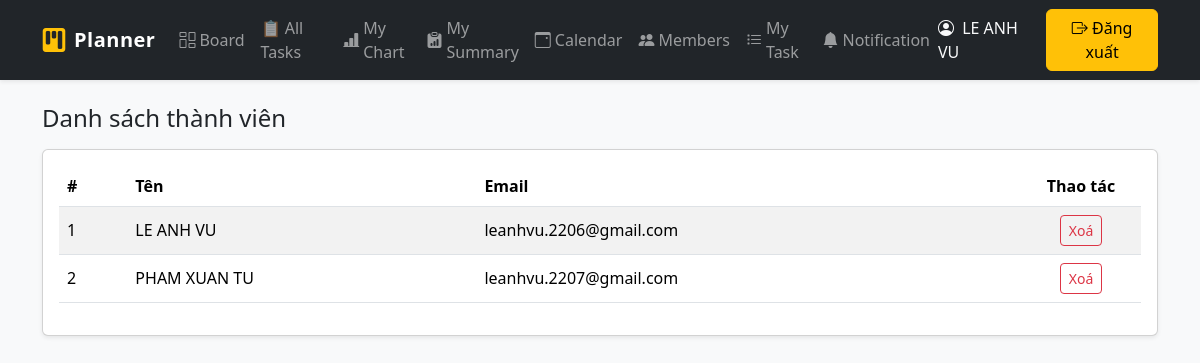
Screenshot of /members (signed in) with the database file from the repository.
### app.py (models this page shows, shortened)
class User(UserMixin, db.Model):
    id = db.Column(db.Integer, primary_key=True)
    email = db.Column(db.String(120), unique=True, nullable=False, index=True)
    password_hash = db.Column(db.String(256), nullable=False)
    name = db.Column(db.String(120), nullable=False)

### app.py (the view)
@app.route("/members")
@login_required
def members():
    users = User.query.order_by(User.name.asc()).all()
    return render_template("members.html", users=users)

### app.py (called while the page is built)
@app.context_processor
def inject_unread():
    if current_user.is_authenticated:
        cnt = Notification.query.filter_by(user_id=current_user.id, is_read=False).count()
    else:
        cnt = 0
    return dict(unread_notif_count=cnt)

@login_manager.user_loader
def load_user(user_id):
    return User.query.get(int(user_id))

### templates/members.html
{% extends "base.html" %}
{% block content %}
  <h1 class="h4 mb-3">Danh sách thành viên</h1>
  <div class="card shadow-sm">
    <div class="card-body">
      <table class="table table-striped align-middle">
        <thead>
          <tr>
            <th>#</th>
            <th>Tên</th>
            <th>Email</th>
            <th class="text-center" style="width:120px">Thao tác</th>
          </tr>
        </thead>
        <tbody>
          {% for u in users %}
          <tr>
            <td>{{ loop.index }}</td>
            <td>{{ u.name }}</td>
            <td>{{ u.email }}</td>
            <td class="text-center">
              <form method="post"
                    action="{{ url_for('delete_member', user_id=u.id) }}"
                    onsubmit="return confirm('Bạn có chắc muốn xoá thành viên {{ u.name }} không?');">
                <button class="btn btn-sm btn-outline-danger">
                  Xoá
                </button>
              </form>
            </td>
          </tr>
          {% else %}
          <tr><td colspan="4" class="text-muted text-center">Chưa có thành viên nào.</td></tr>
          {% endfor %}
        </tbody>
      </table>
    </div>
  </div>
{% endblock %}

### templates/base.html (shortened to what this page needs)
<!doctype html>
<html lang="vi">
  <head>
    <link href="https://cdn.jsdelivr.net/npm/bootstrap@5.3.2/dist/css/bootstrap.min.css" rel="stylesheet">
  </head>
  <body class="bg-light">
<link rel="stylesheet" href="https://cdn.jsdelivr.net/npm/bootstrap-icons@1.11.3/font/bootstrap-icons.css">
<nav class="navbar navbar-expand-lg navbar-dark bg-dark shadow-sm">
  <div class="container">
    <a class="navbar-brand d-flex align-items-center gap-2" href="{{ url_for('dashboard') }}">
      <i class="bi bi-kanban-fill text-warning fs-4"></i>
      <span class="fw-bold">Planner</span>
    </a>
    <div class="collapse navbar-collapse" id="navbarsExample">
      <ul class="navbar-nav me-auto mb-2 mb-lg-0 align-items-lg-center">
        {% if current_user.is_authenticated %}
          <li class="nav-item">
            <a class="nav-link d-flex align-items-center gap-1" href="{{ url_for('boards_page') }}">
              <i class="bi bi-columns-gap"></i> Board
            </a>
          </li>
          <li class="nav-item">
    <a class="nav-link d-flex align-items-center gap-1" href="{{ url_for('all_tasks') }}">
        📋 All Tasks
    </a>
</li>
          <li class="nav-item">
            <a class="nav-link d-flex align-items-center gap-1" href="{{ url_for('chart') }}">
              <i class="bi bi-bar-chart-line-fill"></i> My Chart
            </a>
          </li>
          <li class="nav-item">
            <a class="nav-link d-flex align-items-center gap-1" href="{{ url_for('all_summary') }}">
              <i class="bi bi-clipboard-data-fill"></i> My Summary
            </a>
          </li>
          <li class="nav-item">
            <a class="nav-link d-flex align-items-center gap-1" href="{{ url_for('calendar') }}">
              <i class="bi bi-calendar3-event"></i> Calendar
            </a>
          </li>
          <li class="nav-item">
            <a class="nav-link d-flex align-items-center gap-1" href="{{ url_for('members') }}">
              <i class="bi bi-people-fill"></i> Members
            </a>
          </li>
          <li class="nav-item">
            <a class="nav-link d-flex align-items-center gap-1" href="{{ url_for('my_tasks') }}">
              <i class="bi bi-list-task"></i> My Task
            </a>
          </li>
          <li class="nav-item position-relative">
  <a class="nav-link d-flex align-items-center gap-1" href="{{ url_for('notifications') }}">
    <i class="bi bi-bell-fill"></i> Notification
  </a>
</li>
        {% endif %}
      </ul>
      <div class="d-flex align-items-center gap-3">
        {% if current_user.is_authenticated %}
          <span class="navbar-text text-light">
            <i class="bi bi-person-circle me-1"></i> {{ current_user.name }}
          </span>
          <a class="btn btn-warning" href="{{ url_for('logout') }}">
            <i class="bi bi-box-arrow-right"></i> Đăng xuất
          </a>
        {% endif %}
      </div>
    </div>
  </div>
</nav>
    <div class="container mt-4">
      {% block content %}{% endblock %}
    </div>
  </body>
</html>

### templates/base.html (style rules this page uses)
.navbar-nav .nav-link { transition: all 0.2s ease-in-out; }
.navbar-brand span { letter-spacing: 0.5px; }

### rows the page displays
User: name "LE ANH VU", email "leanhvu.2206@gmail.com"
User: name "PHAM XUAN TU", email "leanhvu.2207@gmail.com"
